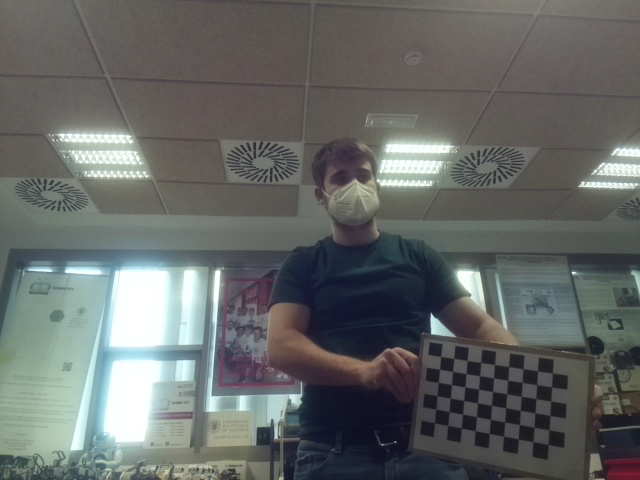
#> input picture cam_cal0bot/cal_image_16.jpg, 640 x 480 px, given in place of the camera
$ python color.py
#> lines starting #> are read from the running program, lines starting #| are printed output that depends on the picture; after the words box and inside, x2 and y2 are one past the last pixel; in counts of white or black regions, pixels touching at a corner belong together
import cv2
import numpy as np

cap = cv2.VideoCapture(0)

while True:
	_, frame = cap.read()
#> frame is the input picture: shape (480, 640, 3); mean B, G, R 102.8, 104.4, 101.1
	hsv = cv2.cvtColor(frame, cv2.COLOR_BGR2HSV)
#> hsv: shape (480, 640, 3); mean H, S, V 59.6, 37.2, 109.6

	lower_blue = np.array([94, 80, 2])
	higher_blue = np.array([126, 255, 255])
	blue_mask = cv2.inRange(hsv, lower_blue, higher_blue)
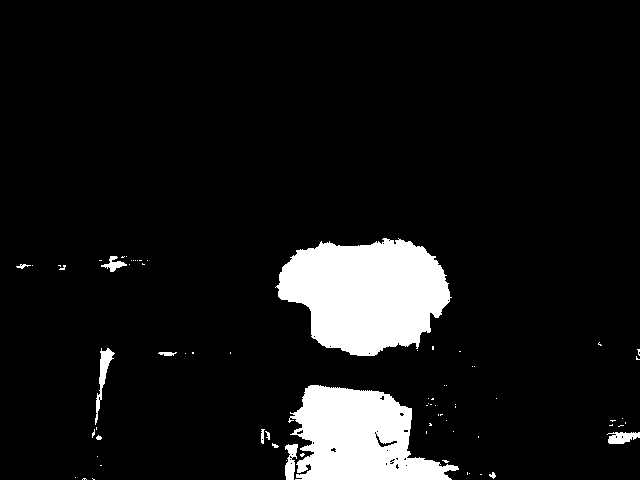
#> blue_mask: shape (480, 640); 8.7% white; 74 white regions (61 under 20 px), largest, box (x1, y1, x2, y2) and area: (275, 238, 452, 356) 14677, (288, 385, 459, 480) 10286, (95, 348, 115, 425) 426
	blue = cv2.bitwise_and(frame,frame, mask = blue_mask)
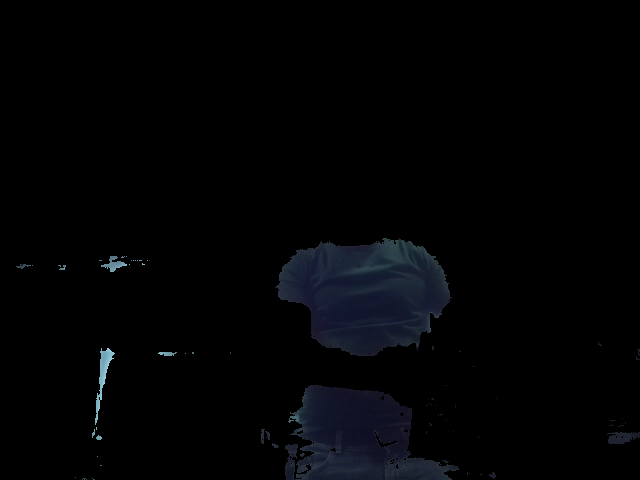
#> blue: shape (480, 640, 3); mean B, G, R 4.6, 3.1, 2.5

	lower_red = np.array([161,155,84])
	higher_red = np.array([179, 255, 255])
	red_mask = cv2.inRange(hsv, lower_red, higher_red)
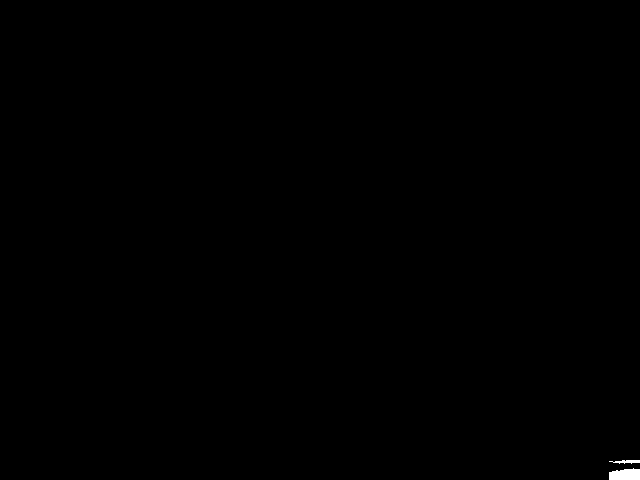
#> red_mask: shape (480, 640); 0.13% white; 2 white regions, box (x1, y1, x2, y2) and area: (609, 468, 640, 480) 315, (609, 460, 640, 464) 76
	red = cv2.bitwise_and(frame,frame, mask = red_mask)

	lower_green = np.array([25, 52, 72])
	higher_green = np.array([102, 255, 255])
	green_mask = cv2.inRange(hsv, lower_green, higher_green)
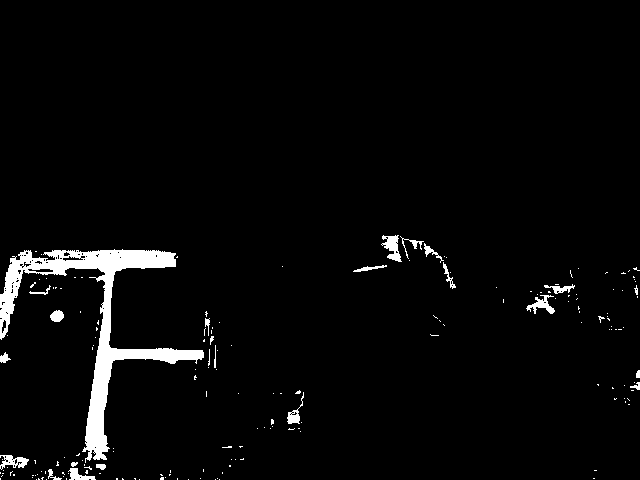
#> green_mask: shape (480, 640); 3.2% white; 183 white regions (159 under 20 px), largest, box (x1, y1, x2, y2) and area: (0, 249, 204, 463) 7332, (381, 235, 402, 262) 290, (526, 295, 555, 314) 234
	green = cv2.bitwise_and(frame, frame, mask = green_mask)
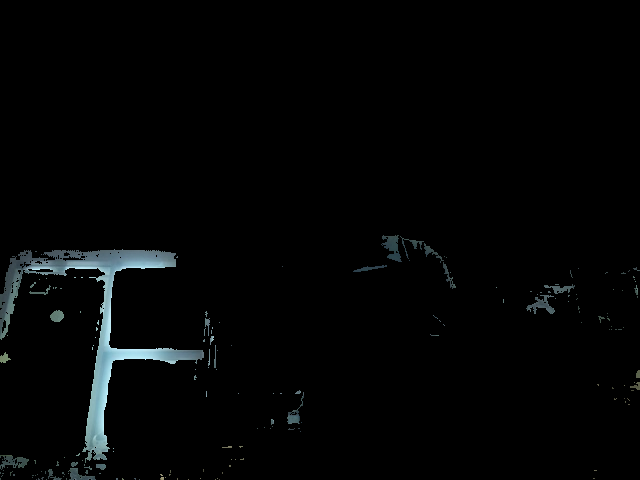
#> green: shape (480, 640, 3); mean B, G, R 4.7, 4.5, 3.5

	cv2.imshow('blue', blue)
	cv2.imshow('red', red)
	cv2.imshow('green', green)
	cv2.imshow('frame', frame)


	cv2.waitKey(5)
cap.release
cv2.destroyAllWindows()

$ run again, on cam_cal0bot/cal_image_34.jpg
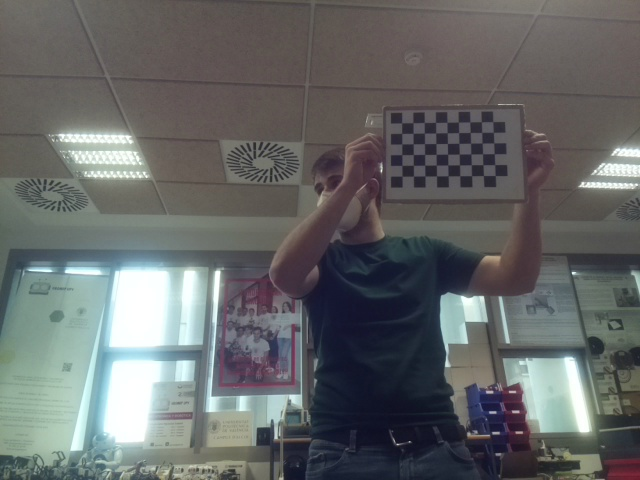
#> input picture cam_cal0bot/cal_image_34.jpg, 640 x 480 px, given in place of the camera
#> frame is the input picture: shape (480, 640, 3); mean B, G, R 103.7, 103.7, 101.4
#> hsv: shape (480, 640, 3); mean H, S, V 65.1, 42.3, 110.6
#> `blue_mask = cv2.inRange(hsv, lower_blue, higher_blue)`:
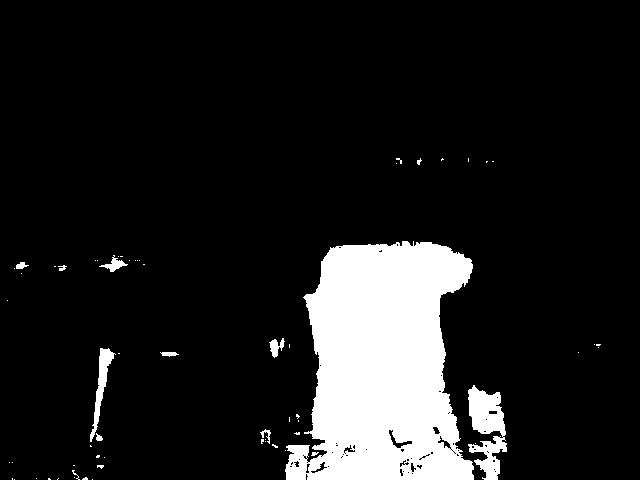
#> blue_mask: shape (480, 640); 11.9% white; 63 white regions (52 under 20 px), largest, box (x1, y1, x2, y2) and area: (285, 241, 474, 480) 32818, (468, 385, 507, 480) 2111, (90, 348, 116, 442) 675
#> red_mask: shape (480, 640); 0.09% white; 4 white regions (2 under 20 px), largest, box (x1, y1, x2, y2) and area: (611, 468, 640, 480) 236, (626, 461, 640, 464) 42
#> green_mask: shape (480, 640); 3.4% white; 172 white regions (144 under 20 px), largest, box (x1, y1, x2, y2) and area: (0, 250, 203, 462) 7683, (42, 461, 98, 480) 404, (535, 348, 586, 366) 319
#> `green = cv2.bitwise_and(frame, frame, mask = green_mask)`:
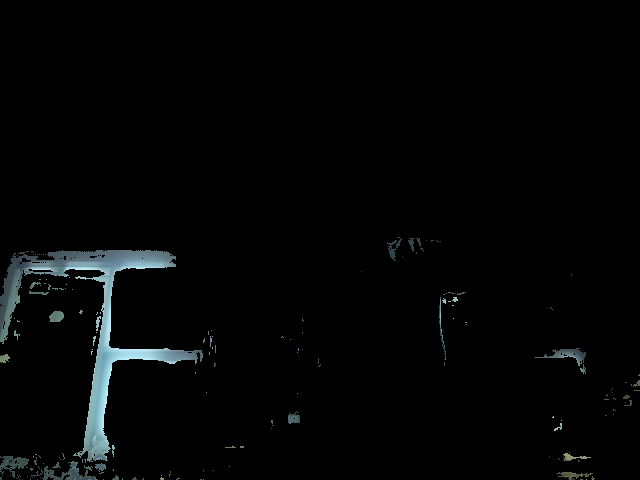
#> green: shape (480, 640, 3); mean B, G, R 5, 4.8, 3.8
